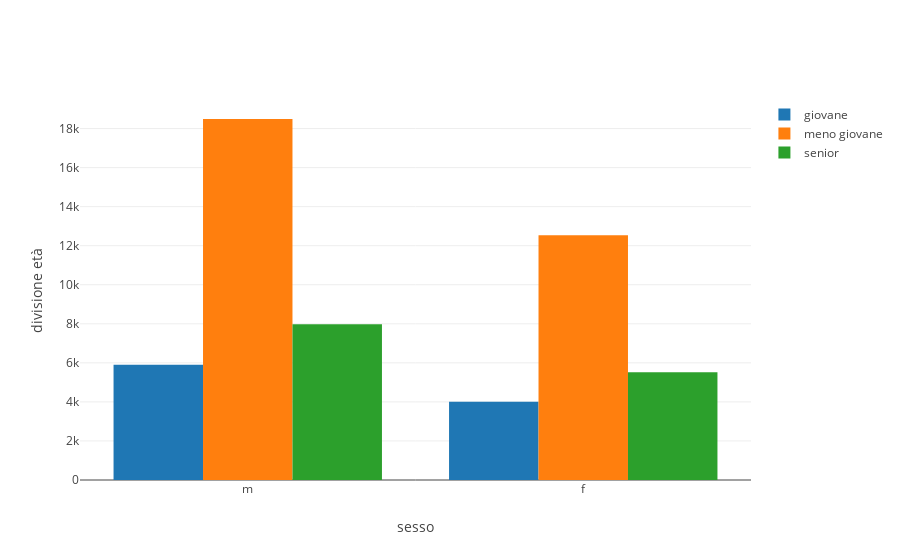

Notebook code cell kept with this figure:
### Code cell
trace1 = go.Bar(
    x=sex,
    y=tabEta[:,0],
    name=categoria[0]
)
trace2 = go.Bar(
    x=sex,
    y=tabEta[:,1],
    name=categoria[1]
)
trace3 = go.Bar(
    x=sex,
    y=tabEta[:,2],
    name=categoria[2]
)

data = [trace1, trace2,trace3]
layout = go.Layout(
    barmode='group',
    xaxis=dict(title="sesso"),
    yaxis=dict(title="divisione età")
)

fig = go.Figure(data=data, layout=layout)
py.iplot(fig, filename='grouped-bar')

### Figure 1 — Plotly figure (JSON) as saved in the notebook; plotly's stock layout.template omitted (floating-point values rounded to 4 significant figures)
{"data": [{"name": "giovane", "type": "bar", "uid": "e1de37a4-e830-11e8-a39c-a402b9828abf", "x": ["m", "f"], "y": [5908, 4004]}, {"name": "meno giovane", "type": "bar", "uid": "e1de37a5-e830-11e8-8d22-a402b9828abf", "x": ["m", "f"], "y": [18488, 12538]}, {"name": "senior", "type": "bar", "uid": "e1de37a6-e830-11e8-9e57-a402b9828abf", "x": ["m", "f"], "y": [7973, 5523]}], "layout": {"barmode": "group", "xaxis": {"title": "sesso"}, "yaxis": {"title": "divisione età"}}}
